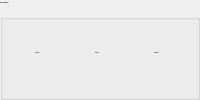
       <widget class="QGroupBox" name="LaserWavelength">
        <property name="font">
         <font>
          <family>Ubuntu</family>
          <pointsize>-1</pointsize>
          <weight>75</weight>
          <bold>true</bold>
         </font>
        </property>
        <property name="styleSheet">
         <string notr="true"/>
        </property>
        <property name="title">
         <string>Laser Wavelength</string>
        </property>
        <property name="alignment">
         <set>Qt::AlignLeading|Qt::AlignLeft|Qt::AlignVCenter</set>
        </property>
        <layout class="QGridLayout" name="gridLayout_2">
         <item row="0" column="2">
          <widget class="QLabel" name="label_11">
           <property name="sizePolicy">
            <sizepolicy hsizetype="MinimumExpanding" vsizetype="Preferred">
             <horstretch>0</horstretch>
             <verstretch>0</verstretch>
            </sizepolicy>
           </property>
           <property name="text">
            <string>400 nm:</string>
           </property>
           <property name="alignment">
            <set>Qt::AlignCenter</set>
           </property>
          </widget>
         </item>
         <item row="0" column="0">
          <widget class="QLabel" name="label_8">
           <property name="sizePolicy">
            <sizepolicy hsizetype="MinimumExpanding" vsizetype="Preferred">
             <horstretch>0</horstretch>
             <verstretch>0</verstretch>
            </sizepolicy>
           </property>
           <property name="text">
            <string>800 nm:</string>
           </property>
           <property name="alignment">
            <set>Qt::AlignCenter</set>
           </property>
          </widget>
         </item>
         <item row="0" column="4">
          <widget class="QLabel" name="label_12">
           <property name="sizePolicy">
            <sizepolicy hsizetype="MinimumExpanding" vsizetype="Preferred">
             <horstretch>0</horstretch>
             <verstretch>0</verstretch>
            </sizepolicy>
           </property>
           <property name="text">
            <string>NOPA IR:</string>
           </property>
           <property name="alignment">
            <set>Qt::AlignCenter</set>
           </property>
          </widget>
         </item>
         <item row="0" column="1">
          <widget class="caLed" name="caled_17">
           <property name="rectangular">
            <bool>true</bool>
           </property>
           <property name="ledWidth">
            <number>40</number>
           </property>
           <property name="ledHeight">
            <number>40</number>
           </property>
           <property name="linearGradient">
            <bool>true</bool>
           </property>
           <property name="scaleContents">
            <bool>true</bool>
           </property>
           <property name="channel" stdset="0">
            <string notr="true">HHG:GASCELL:pidEnabled</string>
           </property>
           <property name="falseColor">
            <color>
             <red>255</red>
             <green>0</green>
             <blue>0</blue>
            </color>
           </property>
           <property name="trueColor">
            <color>
             <red>0</red>
             <green>170</green>
             <blue>0</blue>
            </color>
           </property>
           <property name="trueValue">
            <string>On</string>
           </property>
           <property name="falseValue">
            <string>Off</string>
           </property>
          </widget>
         </item>
         <item row="0" column="3">
          <widget class="caLed" name="caled_14">
           <property name="rectangular">
            <bool>true</bool>
           </property>
           <property name="ledWidth">
            <number>40</number>
           </property>
           <property name="ledHeight">
            <number>40</number>
           </property>
           <property name="linearGradient">
            <bool>true</bool>
           </property>
           <property name="scaleContents">
            <bool>true</bool>
           </property>
           <property name="channel" stdset="0">
            <string notr="true">HHG:GASCELL:pidEnabled</string>
           </property>
           <property name="falseColor">
            <color>
             <red>255</red>
             <green>0</green>
             <blue>0</blue>
            </color>
           </property>
           <property name="trueColor">
            <color>
             <red>0</red>
             <green>170</green>
             <blue>0</blue>
            </color>
           </property>
           <property name="trueValue">
            <string>On</string>
           </property>
           <property name="falseValue">
            <string>Off</string>
           </property>
          </widget>
         </item>
         <item row="0" column="5">
          <widget class="caLed" name="caled_16">
           <property name="rectangular">
            <bool>true</bool>
           </property>
           <property name="ledWidth">
            <number>40</number>
           </property>
           <property name="ledHeight">
            <number>40</number>
           </property>
           <property name="linearGradient">
            <bool>true</bool>
           </property>
           <property name="scaleContents">
            <bool>true</bool>
           </property>
           <property name="channel" stdset="0">
            <string notr="true">HHG:GASCELL:pidEnabled</string>
           </property>
           <property name="falseColor">
            <color>
             <red>255</red>
             <green>0</green>
             <blue>0</blue>
            </color>
           </property>
           <property name="trueColor">
            <color>
             <red>0</red>
             <green>170</green>
             <blue>0</blue>
            </color>
           </property>
           <property name="trueValue">
            <string>On</string>
           </property>
           <property name="falseValue">
            <string>Off</string>
           </property>
          </widget>
         </item>
        </layout>
        <zorder>label_8</zorder>
        <zorder>label_11</zorder>
        <zorder>label_12</zorder>
        <zorder>caled_17</zorder>
        <zorder>caled_14</zorder>
        <zorder>caled_16</zorder>
       </widget>
